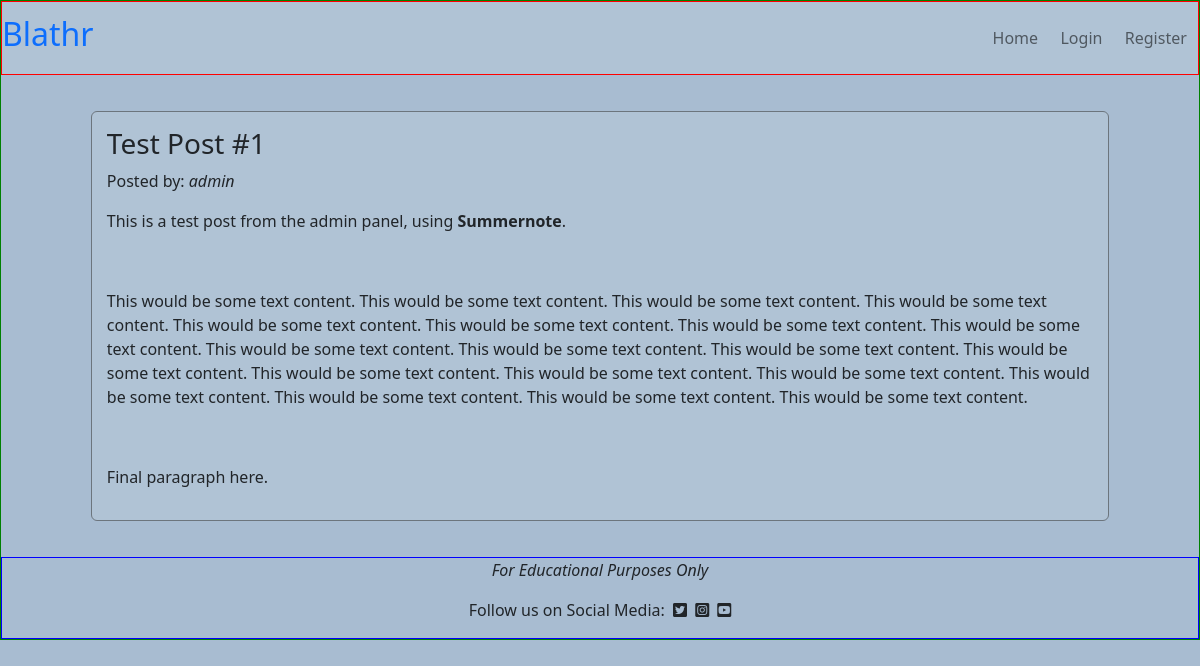
Page /post_detail/1/ on the committed database.
### posts/models.py (models this page shows, shortened)
class Post(models.Model):
    post_id = models.AutoField(primary_key=True)
    title = models.CharField(max_length=200, unique=True, blank=False,
                             null=False)
    author = models.ForeignKey(User, on_delete=models.CASCADE)
    created_date = models.DateTimeField(auto_now_add=True)
    content = models.TextField()
    category = models.ForeignKey(Category, on_delete=models.CASCADE)
    status = models.IntegerField(choices=STATUS, default=0)
    vote_count = models.ManyToManyField(User, related_name='vote_count',
                                        blank=True)

### posts/views.py (the view)
# urls.py: path('post_detail/<post_id>/', post_detail, name='post_detail'),
def post_detail(request, post_id):
    context = {}
    context['data'] = Post.objects.get(post_id=post_id)
    return render(request, 'post_detail.html', context)

### templates/post_detail.html (shortened to what this page needs)
{% extends 'base.html' %}
{% block content %}
<div class="row" id="post-detail-row">
    <div class="col-10 border border-secondary rounded" id="post-detail-col">
        <h3>{{ data.title }}</h3>
        <p>Posted by: <em>{{ data.author }}</em></p>
        <p>{{ data.content | safe }}</p>
    </div>
</div>
{% endblock %}

### static/css/style.css (style rules this page uses)
body { background-color: #A8BCD1; margin: 0; padding: 0; border: 1px solid green; }
#post-detail-row { justify-content: center; margin-top: 3%; margin-bottom: 3%; }
#post-detail-col { background-color: #B0C3D5; padding: 15px }

### rows in the picture
Post: title "Test Post #1", author "admin", content "This is a test post from the admin panel, using Summernote . This would be some text content. This would be some text content. This would be some text content. This would be some text content. This would be some text content. This would be some text content. This would be some text content. This would be some text content. This would be some text content. This would be some text content. This would be some text content. This would be some text content. This would be some text content. This would be some text content. This would be some text content. This would be some text content. This would be some text content. This would be some text content. This would be some text content. Final…"
